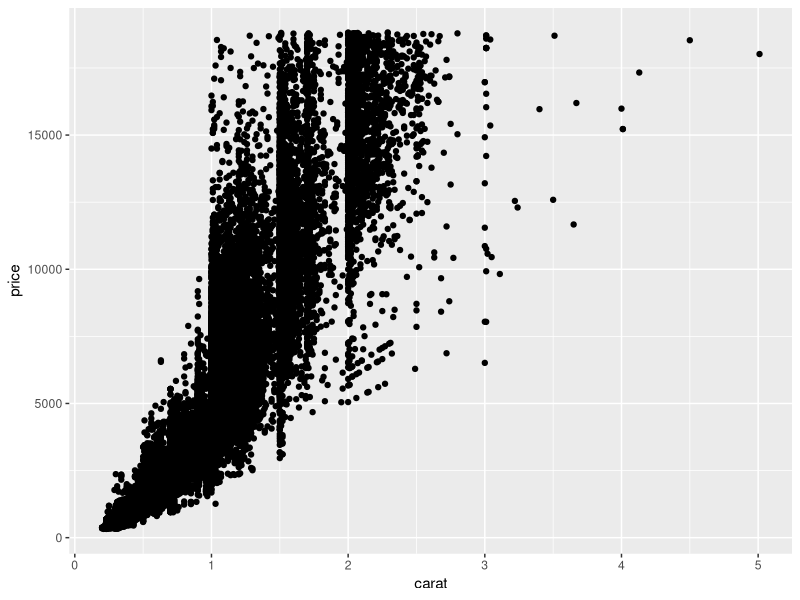
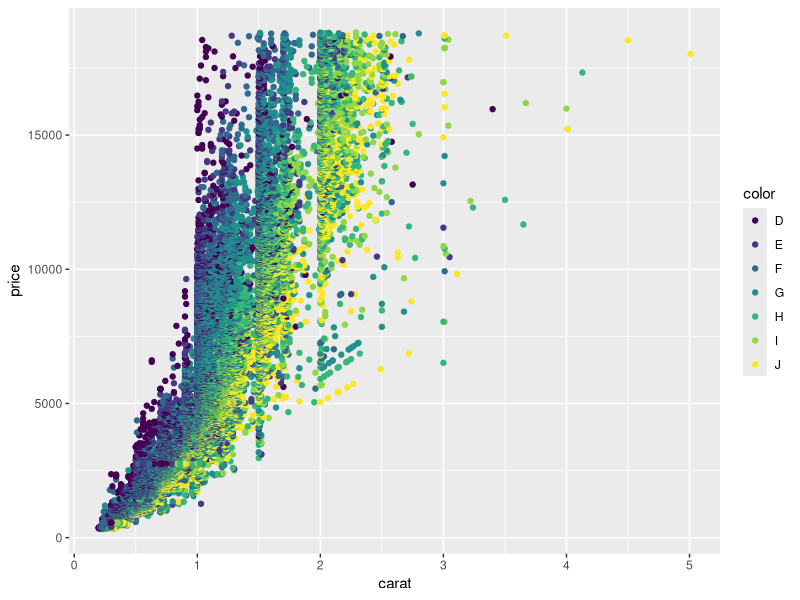

Source code (R) for these figures, in order:
## ---- chunk 1
library(ggplot2)
## ---- chunk 2
ggplot(diamonds, aes(x = carat, y = price)) +
  geom_point()
## ---- chunk 3
ggplot(diamonds, aes(x = carat, y = price, color = color)) +
  geom_point()
## ---- chunk 4
knitr::kable(
  head(mtcars[, 1:8], 10), booktabs = TRUE,
  caption = 'A table of the first 10 rows of the mtcars data.'
)
